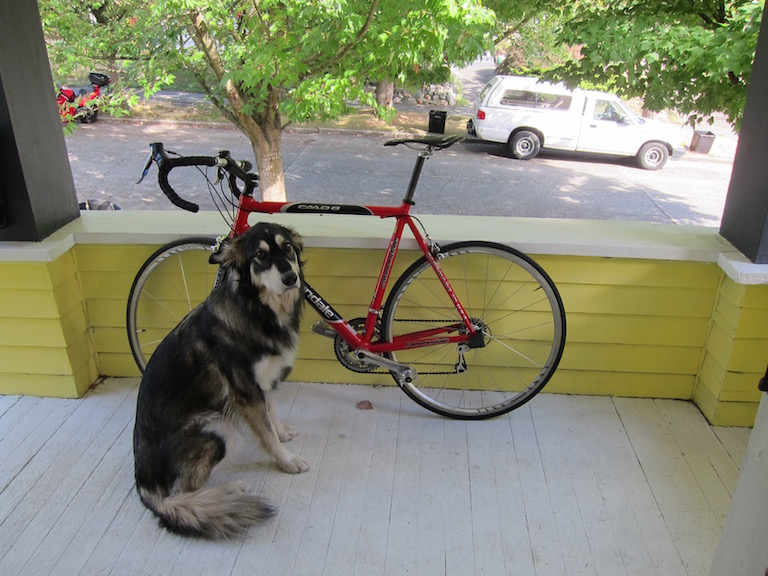
#> input picture traffic_detect/scripts/test_neuronet/dog.jpg, 768 x 576 px, given in place of the camera
$ python test_blob.py   (older library calls are emulated)
#> lines starting #> are read from the running program, lines starting #| are printed output that depends on the picture; after the words box and inside, x2 and y2 are one past the last pixel; in counts of white or black regions, pixels touching at a corner belong together
#! /usr/bin/env python
# -*- coding: utf-8 -*-

import numpy as np
import cv2 as cv
import time

cap = cv.VideoCapture(0) #поток с камеры

uh = 190 #создаем переменные для фильтра HSV
us = 255
uv = 255
lh = 120
ls = 100
lv = 100

lower_hsv = np.array([lh,ls,lv]) #пакуем эти переменные в массив
upper_hsv = np.array([uh,us,uv])

window_name = "detector_calibration" #название окна
cv.namedWindow(window_name) #создаем окно

def nothing(x): #коллбек функция на изменение положения ползунка
    print("Trackbar value: " + str(x))
    pass

# создаем трекбары для Upper HSV
cv.createTrackbar('UpperH',window_name,0,255,nothing)
cv.setTrackbarPos('UpperH',window_name, uh)

cv.createTrackbar('UpperS',window_name,0,255,nothing)
cv.setTrackbarPos('UpperS',window_name, us)

cv.createTrackbar('UpperV',window_name,0,255,nothing)
cv.setTrackbarPos('UpperV',window_name, uv)

# создаем трекбары Lower HSV
cv.createTrackbar('LowerH',window_name,0,255,nothing)
cv.setTrackbarPos('LowerH',window_name, lh)

cv.createTrackbar('LowerS',window_name,0,255,nothing)
cv.setTrackbarPos('LowerS',window_name, ls)

cv.createTrackbar('LowerV',window_name,0,255,nothing)
cv.setTrackbarPos('LowerV',window_name, lv)


# создаем SimpleBlobdetector с параметрами по умолчанию.
detector = cv.SimpleBlobDetector_create()


# начинаем
while(True):
    # захватываем изображение (frame) из видеопотока
    ret, frame = cap.read()
#> frame is the input picture: shape (576, 768, 3); mean B, G, R 114.1, 135.7, 134.4


    hsv = cv.cvtColor(frame, cv.COLOR_BGR2HSV)     #преобразуем изображение в ХСВ
#> hsv: shape (576, 768, 3); mean H, S, V 61.8, 62.6, 142.5
    mask = cv.inRange(hsv, lower_hsv, upper_hsv)   #применяем фильтр ХСВ и записываем результат в изображение (mask)
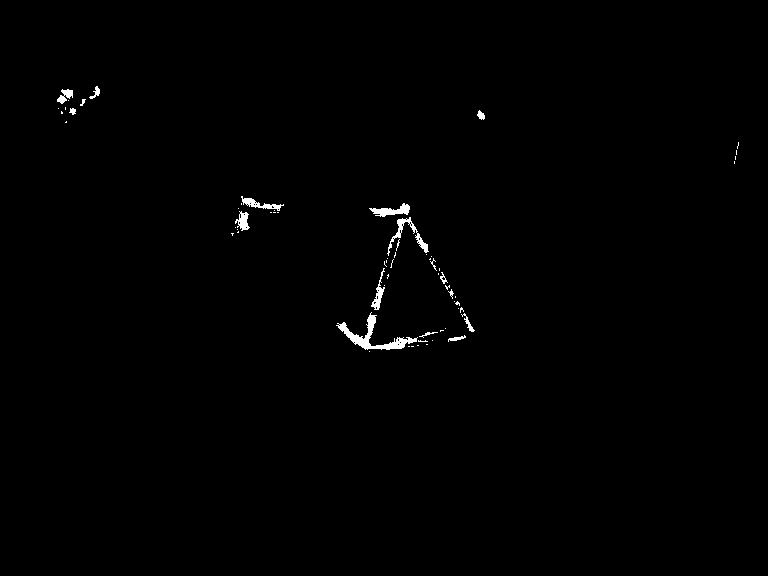
#> mask: shape (576, 768); 0.58% white; 64 white regions (47 under 20 px)

    #обновляем положение трекбаров и записываем в переменные
    uh = cv.getTrackbarPos('UpperH',window_name)
    us = cv.getTrackbarPos('UpperS',window_name)
    uv = cv.getTrackbarPos('UpperV',window_name)
    lh = cv.getTrackbarPos('LowerH',window_name)
    ls = cv.getTrackbarPos('LowerS',window_name)
    lv = cv.getTrackbarPos('LowerV',window_name)
    upper_hsv = np.array([uh,us,uv])
    lower_hsv = np.array([lh,ls,lv])

    # находим только ВНЕШНИЕ контуры  на изображении (mask), внтуренние контуры отбрасываются
    _, contours0, hierarchy = cv.findContours(mask.copy(), cv.RETR_EXTERNAL, cv.CHAIN_APPROX_SIMPLE)
#> contours0 = 64 contours, 51 with area under 20; largest, box (x1, y1, x2, y2) and area: (336, 312, 418, 350) 603, (387, 217, 429, 256) 242, (369, 203, 410, 217) 219, (241, 196, 284, 211) 166, (371, 268, 385, 310) 142

    # создаем пустое изображение (читай пустой массив 5х5х3)
    crop_ellipse = np.zeros((5,5,3), np.uint8)

    for cnt in contours0: #проходимся по всем найденным контурам
        if len(cnt)>4:    #если контур содержит больше четырех точек (не мелкий)
            ellipse = cv.fitEllipse(cnt) #то ищем в контуре эллипс
            # print(ellipse)
            if ellipse: # если эллипс найден
                x = ellipse[0][0] #координата центра эллипса по х
                y = ellipse[0][1] #координата центра эллипса по у
                w = ellipse[1][0] #ширина эллипса
                h = ellipse[1][1] #высота эллипса
                #angle = ellipse[2] #угол наклона (в программе не используется)

                #ratio_ellipse = соотношение сторон эллипса, помогает отбросить вытянутые эллипсы, которые явно не являются знаками
                #ellipse[1] это массив из двух значений ширины и высоты, поэтому максимальное значение массива делится на минимальное, что из этого будет шириной или высотой - значения не имеет
                ratio_ellipse = max(ellipse[1])/(min(ellipse[1])+0.1) # + 0.1 чтобы избежать деления на 0

                #тут начинается веселье
                if (w>10 and h>10 and ratio_ellipse<1.3): #если эллипс больше 20х20 пикселей и не очень вытянутый
                    crop_ellipse = mask[int(y-(h/2)-5):int(y+(h/2)+5), int(x-(w/2)-5):int(x+(w/2)+5)] #создаем обрезанное изображение маски (crop_ellipse), вырезается из чб маски в месте найденного эллипса
                    crop_ellipse = cv.medianBlur(crop_ellipse,1) #немного замыливаем маску

                    if not crop_ellipse is None: #если обрезание удалось
                        __, contours_box, hierarchy_box = cv.findContours(255-crop_ellipse.copy(), cv.RETR_CCOMP, cv.CHAIN_APPROX_SIMPLE) #255-crop_ellipse.copy() инвертируем обрезанную маску и ищем на ней контуры, опять
                        for i in contours_box: #проходимся по найденным контурам
                            if len(i)>6: #если контур содержит больше 6 точек (не мелкий)
                                rect = cv.minAreaRect(i) #пытаемся найти и вписать прямоугольник
                                if (rect[1][0]>5 and rect[1][1]>5): #если размеры прямоугольника чуть больше чем ничто
                                    x_box = rect[0][0] #координата х центра прямоугольника
                                    y_box = rect[0][1] #координата у центра прямоугольника
                                    w_box = rect[1][0] #ширина прямоугольника
                                    h_box = rect[1][1] #высота прямоугольника
                                    x_delta = abs(x_box - w/2 - 5) #разница по координате х между найденным эллипсом и найденным в нем прямоугольнике
                                    y_delta = abs(y_box - h/2 - 5) #разница по координате х между найденным эллипсом и найденным в нем прямоугольнике
                                    ratio_box = max(rect[1])/min(rect[1]) # вычисляем соотношение сторон найденного прямоугольника по аналогии с эллипсом
                                    if (ratio_box>3 and x_delta<10 and y_delta<10): #если прямоугольник вытянутый и находится не дальше чем 10 пикселей от центра эллипса
                                        print("find_stop")
                                        box = cv.boxPoints(rect) #ищем координаты прямоугольника
                                        box = np.intc(box) #и округляем их

                                        for p in range(4):#двигаем координаты на свое место
                                            box[p][0] += x-w/2-5
                                            box[p][1] += y-h/2-5

                                        cv.drawContours(frame,[box],0,(255,0,0),2) #рисуем прямоугольник
                                        cv.ellipse(frame,ellipse,(0,255,0),2)      #и сразу тот самый эллипс, в котором нашелся нужный прямоугольник в нужно месте
                                        cv.imshow("ellipse",255-crop_ellipse) #выводим обрезанную по эллипсу маску с инверсией чб

                    else:
                        #если обрезание не удалось, то рисуем пустоту
                        crop_ellipse = np.zeros((500,500,3), np.uint8)
                        continue #и переходим к следующему эллипсу

            else:
                #если эллипс не найден, то тоже рисуем пустоту
                crop_ellipse = np.zeros((500,500,3), np.uint8)
                continue #и ищем следующий эллипс
#> this loop made 64 passes
#> (ellipse, x, y, w, h, ratio_ellipse) on passes 7, 8, 9, 12, 13, 15, 16, 19, 20: (((422, 340.5), (0, 1), 0), 422, 340.5, 0, 1, 10), (((456.1, 338.1), (3.64, 17.61), 77.57), 456.1, 338.1, 3.64, 17.61, 4.71), (((427.7, 334.2), (3.82, 14.77), 77.7), 427.7, 334.2, 3.82, 14.77, 3.76), (((467.5, 322.5), (4.21, 22.95), 151.5), 467.5, 322.5, 4.21, 22.95, 5.33), (((376.3, 332), (31.09, 68.72), 99.57), 376.3, 332, 31.09, 68.72, 2.2), (((462.1, 313.8), (3.66, 12.82), 169), 462.1, 313.8, 3.66, 12.82, 3.41), (((456.2, 302.2), (2.89, 7.36), 130.2), 456.2, 302.2, 2.89, 7.36, 2.46), (((450.6, 292.4), (3.5, 10.66), 157), 450.6, 292.4, 3.5, 10.66, 2.96), (((446.9, 284.9), (4.02, 7.29), 169.6), 446.9, 284.9, 4.02, 7.29, 1.77)
#> (ellipse, x, y, h, ratio_ellipse) on pass 22: (((387.5, 276.1), (2.93e-18, 1), 1.42e-14), 387.5, 276.1, 1, 10)


    cv.imshow(window_name,mask) #выводим окно с настройками ХСВ и большую маску
    cv.imshow("original",frame) #рисуем исходное изображение


    if cv.waitKey(1) & 0xFF == ord('q'): #если нажата кнопка q на клавиатуре, то завершить цикл
#> (key q is pressed here)
        break

cap.release() #остановка видеопотока
cv.destroyAllWindows() #закрываем все окна
